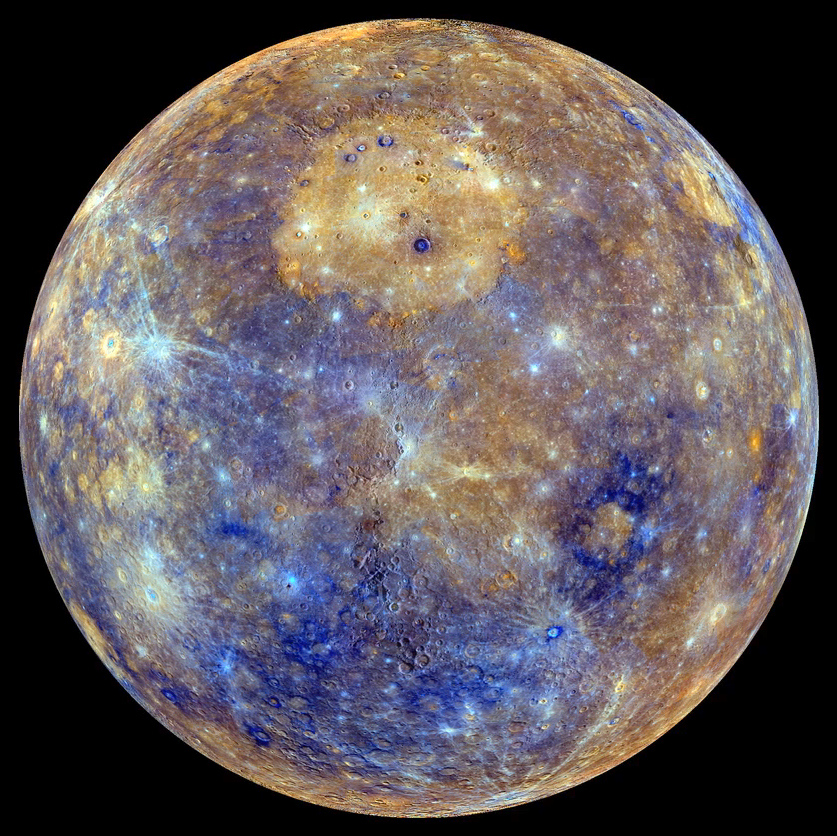
#> input picture mercury.jpg, 837 x 836 px
$ python Photo.py
#> lines starting #> are read from the running program, lines starting #| are printed output that depends on the picture
from PIL import Image

darkBlue = (0, 51, 76)
red = (217, 26, 33)
lightBlue = (112, 150, 158)
yellow = (252, 227, 166)

my_image = Image.open("mercury.jpg")#mercury, wave, afghan, and nature look really cool
#> my_image is the input picture: PIL image 837x836 RGB; mean R, G, B 96.5, 88.5, 91.5
image_list = my_image.getdata()
image_list = list(image_list)
#> image_list = 699732 items

recolored = []

for x in image_list:
    intensity = x[0] + x[1] + x[2]
    if intensity <= 182:
        recolored.append(darkBlue)
    elif 182 < intensity <= 364:
        recolored.append(red)
    elif 364 < intensity <= 546:
        recolored.append(lightBlue)
    elif (intensity)>546:
        recolored.append(yellow)
#> after the loop, recolored = 699732 items


new_image = Image.new("RGB", my_image.size) #Creates a new image that will be the same size as the original image.
#> new_image: PIL image 837x836 RGB; every value is 0
new_image.putdata(recolored) #Adds the data from the recolored list to the image.
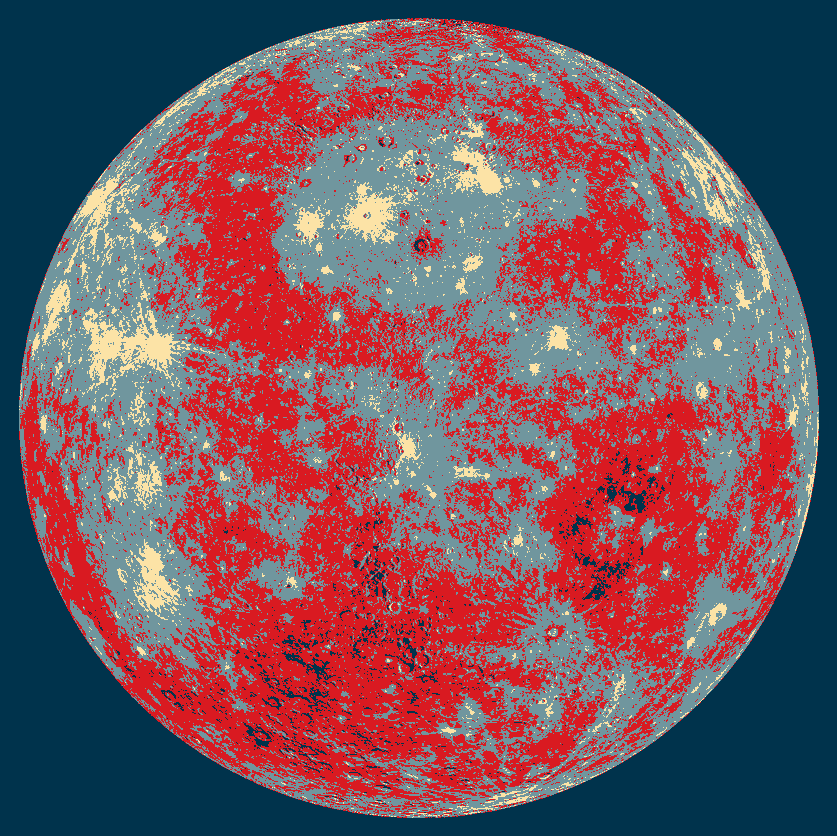
#> new_image: PIL image 837x836 RGB; mean R, G, B 117.1, 86.1, 96
new_image.show() #show the new image on the screen
new_image.save("recolored.jpg", "jpeg") #save the new image as "recolored.jpg"
